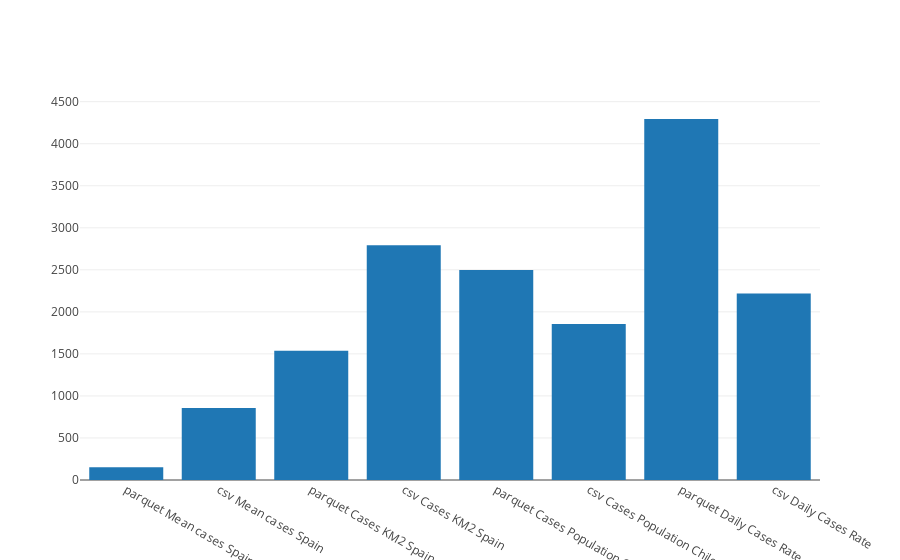

The notebook cell saved with this chart:
### Markdown cell above
## 5. Visualización de rendimiento

### Code cell
val (x, y) = Seq(
    "parquet Mean cases Spain" -> runWithOutput(parqMeanDF.collect),
    "csv Mean cases Spain" -> runWithOutput(csvMeanDF.collect),       
    "parquet Cases KM2 Spain" -> runWithOutput(parquetCasesKM2.collect),
    "csv Cases KM2 Spain" -> runWithOutput(csvCasesKM2.collect),
    "parquet Cases Population Chile" -> runWithOutput(parquetCasesPopulation.collect),
    "csv Cases Population Chile" -> runWithOutput(csvCasesPopulation.collect),
    "parquet Daily Cases Rate" -> runWithOutput(parquetDailyCasesRate.collect),
    "csv Daily Cases Rate" -> runWithOutput(csvDailyCasesRate.collect),
).unzip

Bar(x, y).plot()

### Figure 1 — Plotly figure (JSON) as saved in the notebook; plotly's stock layout.template omitted (floating-point values rounded to 4 significant figures)
{"data": [{"type": "bar", "x": ["parquet Mean cases Spain", "csv Mean cases Spain", "parquet Cases KM2 Spain", "csv Cases KM2 Spain", "parquet Cases Population Chile", "csv Cases Population Chile", "parquet Daily Cases Rate", "csv Daily Cases Rate"], "y": [151, 855, 1536, 2791, 2498, 1855, 4294, 2217]}], "layout": {}}
